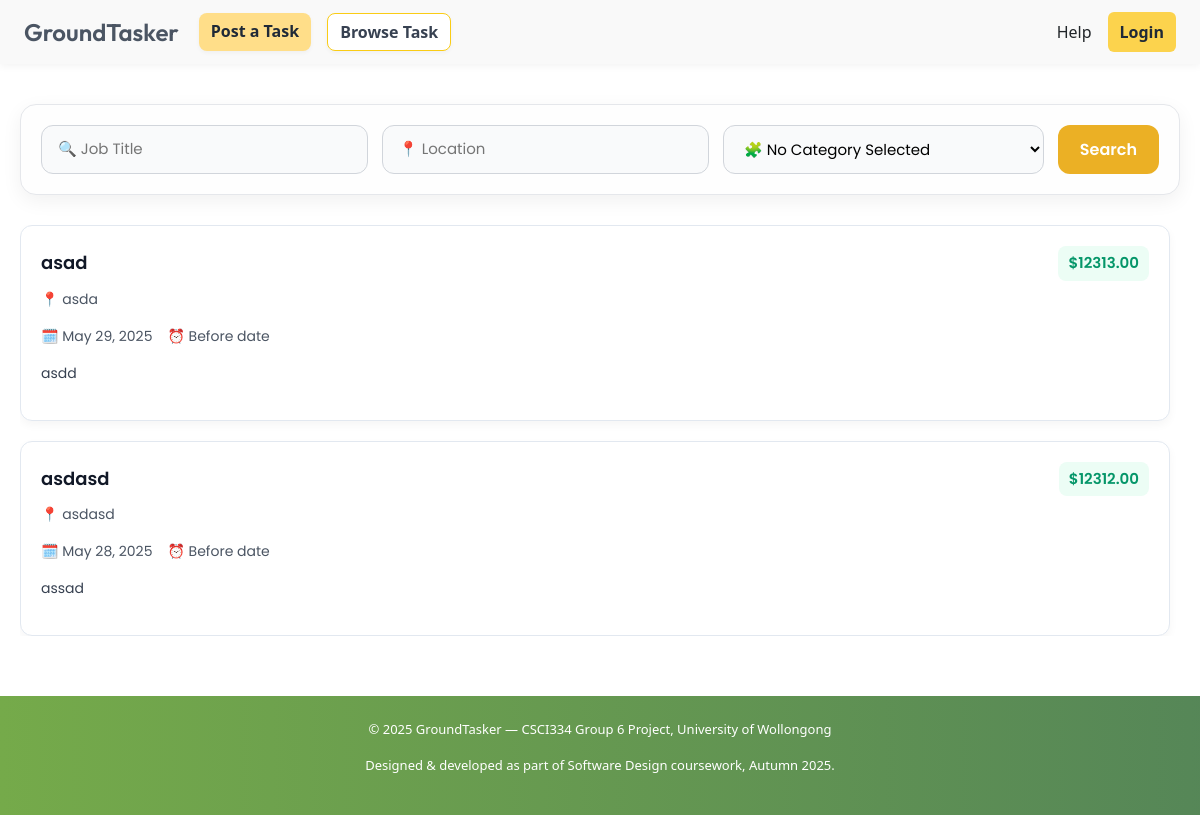
The page /tasks/jobs/ on the database as committed earlier.
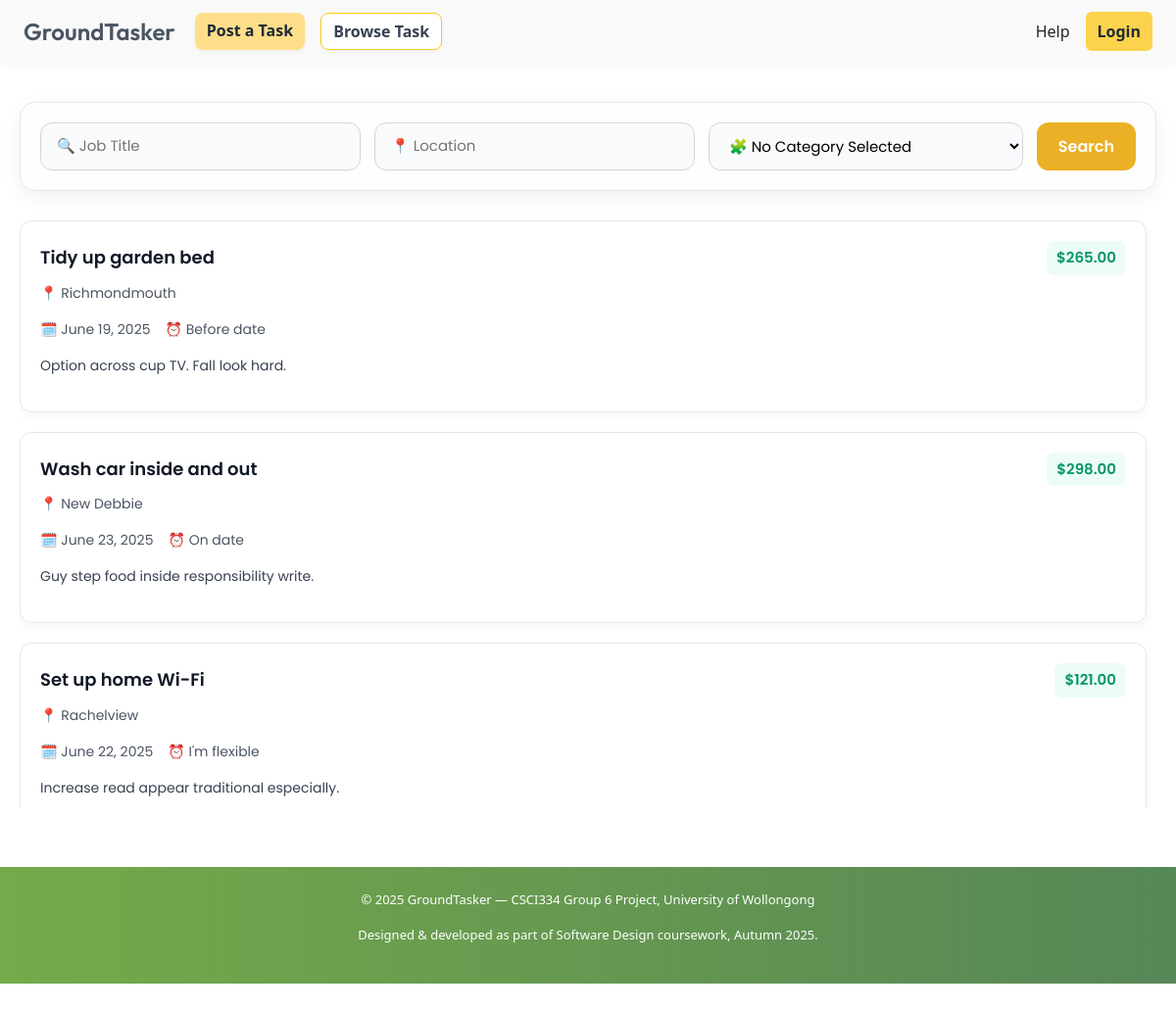
The same page on the database as committed later.
### tasks/models.py (models this page shows, shortened)
class Task(models.Model):
    FLEX_CHOICES = [
        ('on_date', 'On date'),
        ('before_date', 'Before date'),
        ('flexible', "I'm flexible"),
    ]
    title = models.CharField(max_length=200)
    description = models.TextField()
    location = models.CharField(max_length=255)
    budget = models.DecimalField(max_digits=10, decimal_places=2, default=Decimal('0.00'))
    due_type = models.CharField(max_length=20, choices=FLEX_CHOICES)
    due_date = models.DateField(null=True, blank=True)
    posted_by = models.ForeignKey(settings.AUTH_USER_MODEL, on_delete=models.CASCADE)
    created_at = models.DateTimeField(auto_now_add=True)
    category = models.CharField(max_length=100, blank=True, null=True, default="")
    bookmarked_by = models.ManyToManyField(settings.AUTH_USER_MODEL, related_name="bookmarked_tasks", blank=True)

### tasks/views.py (the view)
# urls.py: path('jobs/', JobListView.as_view(), name='job_list'),
class JobListView(View):
    def get(self, request):
        title = request.GET.get('title', '')
        location = request.GET.get('location', '')
        category = request.GET.get('category', '')
        filters = {}
        if title:
            filters['title__icontains'] = title
        if location:
            filters['location__icontains'] = location
        if category:
            filters['category__icontains'] = category
        from django.db.models import Count, Q
        tasks = Task.objects.filter(**filters).annotate(
            accepted_or_completed=Count('offers', filter=Q(offers__status__in=['accepted', 'completed']))
        ).filter(accepted_or_completed=0)
        locations = Task.objects.values_list('location', flat=True).distinct()
        categories = [
            "Cleaning", "Gardening", "Repairs", "Car Detailing", "Moving",
            "Delivery", "Pet Care", "Personal Assistant", "Handyman"
        ]
        return render(request, 'job_list.html', {
            'tasks': tasks,
            'locations': locations,
            'categories': categories,
        })

### templates/job_list.html (shortened to what this page needs)
{% extends "base.html" %}
{% load static %}
{% block extra_css %}
<link rel="stylesheet" href="{% static 'css/job_list.css' %}">
<link rel="stylesheet" href="https://cdn.jsdelivr.net/npm/bootstrap-icons@1.10.5/font/bootstrap-icons.css">
{% endblock %}
{% block content %}
<div class="job-list-wrapper">
  <form method="get" action="{% url 'job_list' %}">
    <div class="enhanced-filter">
      <input type="text" name="title" placeholder="🔍 Job Title" value="{{ request.GET.title }}">
      <input type="text" name="location" placeholder="📍 Location" value="{{ request.GET.location }}">
      <select name="category">
        <option value="">🧩 No Category Selected</option>
      </select>
      <button type="submit">Search</button>
    </div>
  </form>
  <div class="job-card-list" id="jobCardList">
    {% for task in tasks %}
    <a href="{% url 'job_detail' task.id %}" class="job-card"
       data-title="{{ task.title|lower }}"
       data-location="{{ task.location|lower }}"
       data-category="{{ task.category|default:''|lower }}"
       data-budget="{{ task.budget }}">
      <div class="job-card-header">
        <h3>{{ task.title }}</h3>
        <span class="budget-badge">${{ task.budget }}</span>
      </div>
      <p class="job-location">📍 {{ task.location }}</p>
      <p class="job-meta">
        🗓️ {% if task.due_date %}{{ task.due_date }}{% else %}Flexible{% endif %}
        &nbsp;&nbsp; ⏰ {{ task.get_due_type_display }}
      </p>
      <p class="job-description">{{ task.description|truncatechars:100 }}</p>
    </a>
    {% empty %}
    <p style="text-align: center; color: #6b7280; font-size: 16px; margin-top: 40px;">🚫 No jobs found. Try adjusting your filters.</p>
    {% endfor %}
  </div>
</div>
{% endblock %}

### templates/base.html (shortened to what this page needs)
{% load static %}
<!DOCTYPE html>
<html lang="en">
<head>
  <link href="https://cdn.jsdelivr.net/npm/bootstrap@5.3.3/dist/css/bootstrap.min.css" rel="stylesheet">
  <link rel="stylesheet" href="https://cdn.jsdelivr.net/npm/bootstrap-icons@1.10.5/font/bootstrap-icons.css">
  <link rel="stylesheet" href="{% static 'css/base.css' %}">
  {% block extra_css %}{% endblock %}
</head>
<body>
  <header class="main-header">
  <div class="container header-inner">
    <a href="{% url 'home' %}" class="logo">GroundTasker</a>
    <nav class="main-nav">
      <a href="{% url 'post_task' %}" class="primary-nav">Post a Task</a>
      <a href="{% url 'job_list' %}">Browse Task</a>
    </nav>
    <div class="header-actions">
      <a href="{% url 'support' %}">Help</a>
      {% if user.is_authenticated %}
        <a href="{% url 'notifications' %}">Notifications</a>
        <a href="{% url 'messages' %}">Messages</a>
        <div class="profile-dropdown">
          <div class="profile-icon" id="profileToggle">👤</div>
          <div class="dropdown-menu" id="profileMenu">
            <a href="{% url 'public_profile' user.username %}">👤 View Profile</a>
            <a href="{% url 'manage_tasks' %}">🧾 Manage Tasks</a>
            <a href="{% url 'dashboard' %}">📋 Dashboard</a>
            <div class="dropdown-sub">
              <a href="#" class="settings-toggle">⚙️ Settings ▾</a>
              <div class="sub-options">
                <a href="{% url 'change_email' %}">✉️ Change Email</a>
                <a href="{% url 'change_password' %}">🔑 Change Password</a>
              </div>
            </div>
            <div class="logout-wrapper">
              <form method="post" action="{% url 'logout' %}">
                {% csrf_token %}
                <button type="submit" class="dropdown-item-btn">🚪 Logout</button>
              </form>
            </div>
          </div>
        </div>
      {% else %}
        <a href="{% url 'login' %}" class="login-link">Login</a>
      {% endif %}
    </div>
  </div>
</header>
  <main>
    {% block content %}{% endblock %}
  </main>
  <footer class="main-footer">
    {% now 'Y' as year %}
    <p>© {{ year }} GroundTasker — CSCI334 Group 6 Project, University of Wollongong</p>
    <p>Designed & developed as part of Software Design coursework, Autumn 2025.</p>
  </footer>
</body>
</html>

### static/css/base.css (style rules this page uses)
body { opacity: 0; transition: opacity 0.2s ease-in-out; transition: opacity 0.2s ease, transform 0.2s ease; }
body.fade-in { opacity: 1; transform: scale(1); }
a { text-decoration: none; color: inherit; }
.main-nav { display: flex; gap: 16px; margin-right: auto; }
.main-nav a { padding: 6px 12px; font-weight: 600; color: #374151; background-color: #fff; border: 1px solid #facc15; border-radius: 8px; box-shadow: 0 2px 4px rgba(0, 0, 0, 0.04); transition: all 0.3s ease; }
.main-nav a.primary-nav { background-color: #ffde89; color: #1f2937; border: none; }
.header-actions { display: flex; align-items: center; gap: 16px; }
.header-actions a { transition: all 0.3s ease; }
.main-header { background-color: #f9f9f9; box-shadow: 0 2px 8px rgba(0,0,0,0.05); padding: 12px 0; position: sticky; top: 0; z-index: 1000; }
.container.header-inner { display: flex; align-items: center; justify-content: space-between; max-width: 1200px; margin: 0 auto; padding: 0 24px; }
.logo { font-family: 'Outfit', sans-serif; font-size: 24px; font-weight: 600; color: #4b5563; text-decoration: none; transition: all 0.3s ease; margin-right: 20px; }
.main-footer { text-align: center; font-size: 13px; padding: 24px; background: linear-gradient(90deg, #75aa4a, #256427c6); color: #fff; margin-top: 60px; }
.login-link { font-weight: 600; padding: 8px 12px; border-radius: 6px; background: #fcd34d; color: #1f2937; }

### static/css/job_list.css (style rules this page uses)
.job-list-wrapper { max-width: 1200px; margin: 40px auto; padding: 0 20px; font-family: 'Poppins', sans-serif; }
.job-card-list { max-height: 600px; overflow-y: auto; padding-right: 10px; display: flex; flex-direction: column; gap: 20px; scroll-behavior: smooth; margin-top: 16px; }
.job-card { display: block; padding: 20px; border-radius: 12px; background: #ffffff; border: 1px solid #e2e8f0; box-shadow: 0 4px 10px rgba(0,0,0,0.04); text-decoration: none; color: #111827; transition: box-shadow 0.2s ease; transition: all 0.2s ease; }
.job-card-header { display: flex; justify-content: space-between; align-items: center; }
.job-card-header h3 { margin: 0; font-size: 18px; font-weight: 600; }
.budget-badge { background: #ecfdf5; color: #059669; font-weight: 600; font-size: 15px; padding: 6px 10px; border-radius: 8px; }
.job-location, .job-meta { margin-top: 8px; font-size: 14px; color: #4b5563; }
.job-description { margin-top: 10px; font-size: 14px; color: #374151; }
.job-card { opacity: 0; transform: translateY(10px); animation: fadeInUp 0.5s ease forwards; animation-delay: calc(var(--i) * 50ms); }
.enhanced-filter { display: flex; flex-wrap: wrap; gap: 14px; background: #fefefe; padding: 20px; border: 1px solid #e5e7eb; border-radius: 16px; box-shadow: 0 6px 20px rgba(0, 0, 0, 0.06); margin-bottom: 30px; }
.enhanced-filter input, .enhanced-filter select { flex: 1 1 220px; padding: 12px 16px; border-radius: 12px; border: 1px solid #d1d5db; font-size: 15px; background-color: #f9fafb; transition: border 0.2s ease; }
.enhanced-filter button { padding: 12px 22px; background-color: #ebb025; color: white; font-weight: 600; border: none; border-radius: 12px; transition: background 0.3s ease; }
.job-card { position: relative; }

Rows that differ between the two databases and show on the page:
removed Task: title "asad", budget "12313.00", location "asda", due_date "May 29, 2025", due_type "Before date", description "asdd"
removed Task: title "asdasd", budget "12312.00", location "asdasd", due_date "May 28, 2025", due_type "Before date", description "assad"
added Task: title "Tidy up garden bed", budget "265.00", location "Richmondmouth", due_date "June 19, 2025", due_type "Before date", description "Option across cup TV. Fall look hard."
added Task: title "Wash car inside and out", budget "298.00", location "New Debbie", due_date "June 23, 2025", due_type "On date", description "Guy step food inside responsibility write."
added Task: title "Set up home Wi-Fi", budget "121.00", location "Rachelview", due_date "June 22, 2025", due_type "I'm flexible", description "Increase read appear traditional especially."
